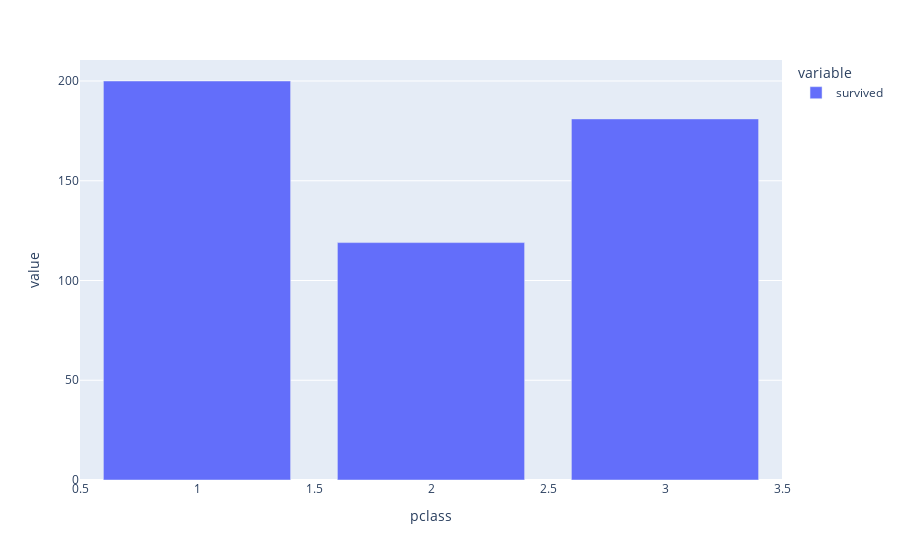

The cell this chart's notebook holds for it:
### Markdown cell above
#### Try Plotly to do the above questions.
Points:
- **Total: 100**
- Code: 90
- Documentation within IPython using Markdown: 10

### Code cell
import plotly.express as px
import plotly.graph_objects as go

titanic['survived_literal'] = np.where(titanic['survived'] == 1, 'survived', 'died')
fig = px.bar(titanic.groupby(['pclass']).sum(numeric_only=True)['survived'])
fig.show()

### Figure 1 — Plotly figure (JSON) as saved in the notebook; plotly's stock layout.template omitted (floating-point values rounded to 4 significant figures)
{"data": [{"alignmentgroup": "True", "hovertemplate": "variable=survived<br>pclass=%{x}<br>value=%{y}<extra></extra>", "legendgroup": "survived", "marker": {"color": "#636efa", "pattern": {"shape": ""}}, "name": "survived", "offsetgroup": "survived", "orientation": "v", "showlegend": true, "textposition": "auto", "type": "bar", "x": [1, 2, 3], "xaxis": "x", "y": [200, 119, 181], "yaxis": "y"}], "layout": {"barmode": "relative", "legend": {"title": {"text": "variable"}, "tracegroupgap": 0}, "margin": {"t": 60}, "xaxis": {"anchor": "y", "domain": [0, 1], "title": {"text": "pclass"}}, "yaxis": {"anchor": "x", "domain": [0, 1], "title": {"text": "value"}}}}
